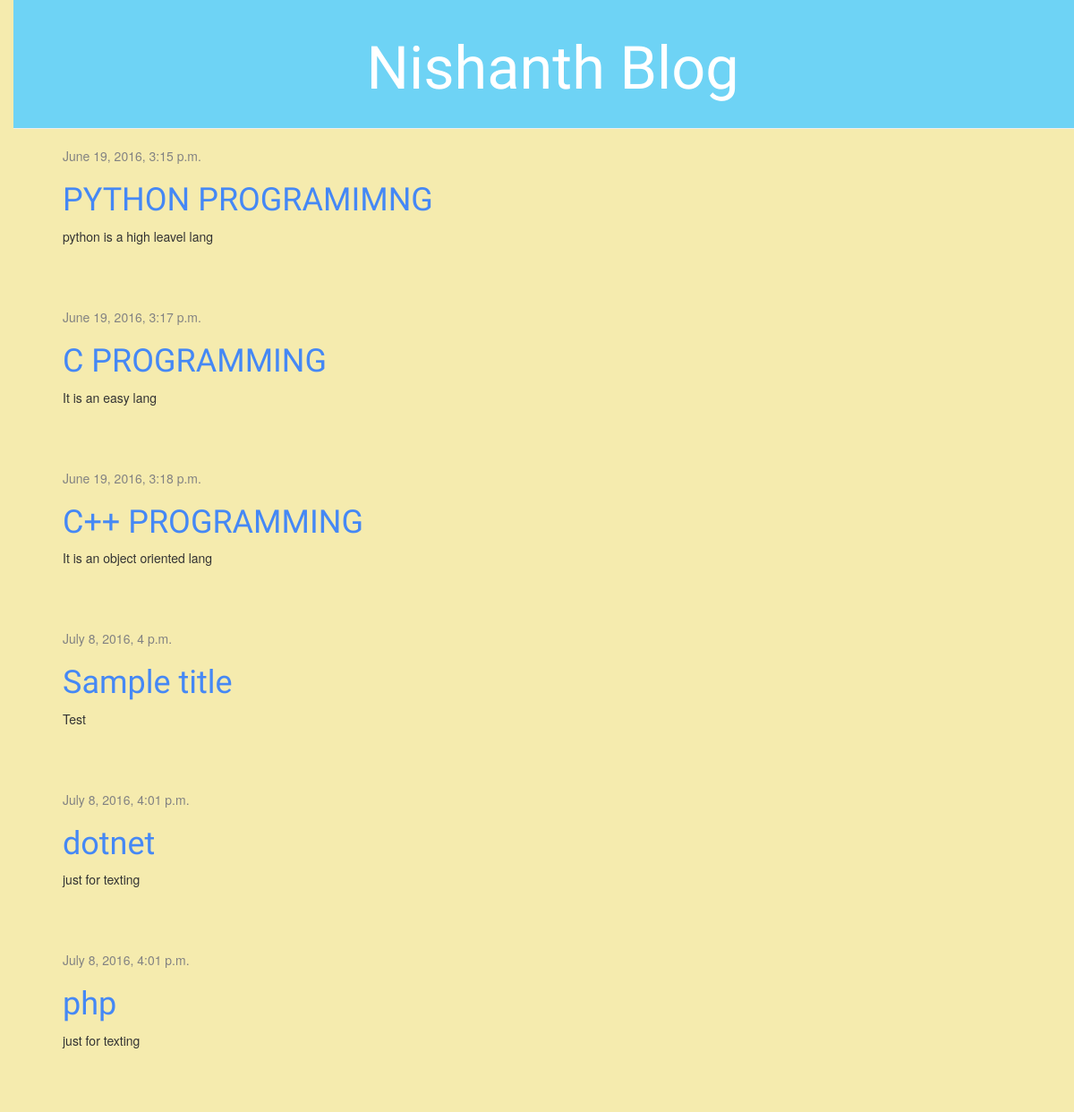
The app's page /, older data.
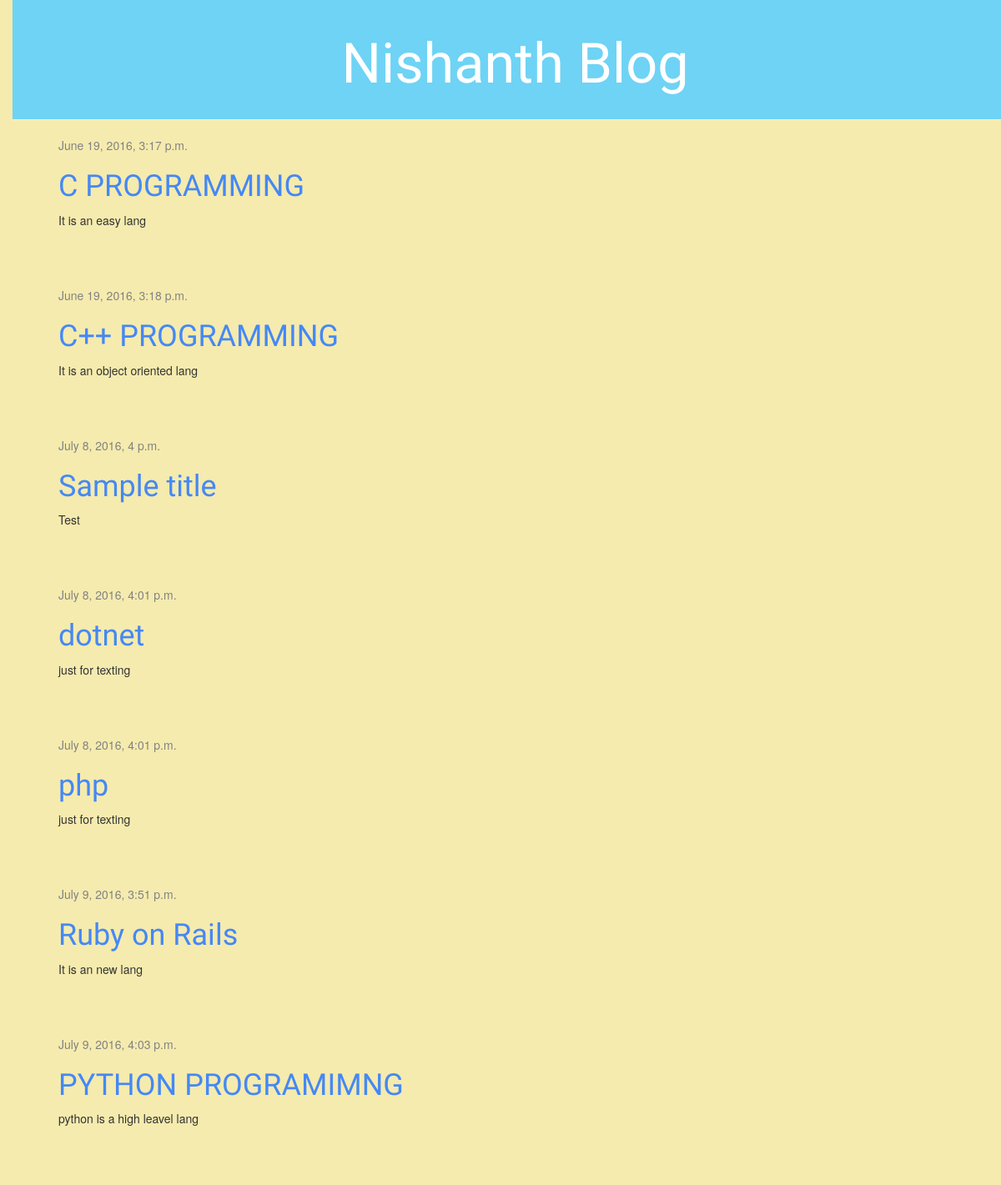
The same page, newer data.
### blog/models.py (models this page shows, shortened)
class Post(models.Model):
    author = models.ForeignKey('auth.User')
    title = models.CharField(max_length=200)
    text = models.TextField()
    created_date = models.DateTimeField(
            default=timezone.now)
    published_date = models.DateTimeField(
            blank=True, null=True)

### blog/views.py (the view)
# urls.py: url(r'^$', views.post_list, name='post_list'),
def post_list(request):
	posts = Post.objects.filter(published_date__lte=timezone.now()).order_by('published_date')
	return render(request, 'blog/post_list.html', {'posts': posts})

### blog/templates/blog/post_list.html
{% extends 'blog/base.html' %}
{% block content %}
            {% for post in posts %}
                <div class="post">
                    <div class="date">
                        {{ post.published_date }}
                    </div>
                   <h1><a href="{% url 'post_detail' pk=post.pk %}">{{ post.title }}</a></h1>
                    <p>{{ post.text|linebreaksbr }}</p>
                </div>
            {% endfor %}
       {% endblock %}

### blog/templates/blog/base.html (shortened to what this page needs)
{% load staticfiles %}
<html>
    <head>
        <link rel="stylesheet" href="//maxcdn.bootstrapcdn.com/bootstrap/3.2.0/css/bootstrap.min.css">
        <link rel="stylesheet" href="//maxcdn.bootstrapcdn.com/bootstrap/3.2.0/css/bootstrap-theme.min.css">
        <link rel="stylesheet" href="{% static 'css/blog.css' %}">
    </head>
    <body>
        <div class="page-header">
        <h1><center><a href="/">Nishanth Blog</a></center></h1>
    </div>
    <div class="content container">
        <div class="row">
            <div class="col-md-8">
            {% block content %}
            {% endblock %}
            </div>
        </div>
    </div>
    </body>
</html>

### blog/static/css/blog.css (style rules this page uses)
h1 a { color: #D66EF0; font-family: 'Lobster'; }
body { background-color: #F5EBAE; padding-left: 15px; }
.page-header { background-color: #6ED3F5; margin-top: 0; padding: 20px 20px 20px 40px; }
.page-header h1, .page-header h1 a, .page-header h1 a:visited, .page-header h1 a:active { color: #ffffff; font-size: 50pt; text-decoration: none; }
.content { margin-left: 40px; }
h1, h2, h3, h4 { font-family: 'Lobster', cursive; }
.date { color: #828282; }
.post { margin-bottom: 70px; }
.post h1 a, .post h1 a:visited { color: #4588F5; }

Row changes from the older to the newer data that the page shows:
added Post: published_date "July 9, 2016, 3:51 p.m.", title "Ruby on Rails", text "It is an new lang"
changed Post "PYTHON PROGRAMIMNG": published_date "June 19, 2016, 3:15 p.m." → "July 9, 2016, 4:03 p.m."; moves down the list
